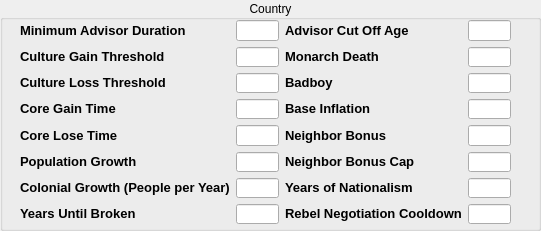
  <widget class="QGroupBox" name="groupBox_4">
   <property name="geometry">
    <rect>
     <x>0</x>
     <y>1190</y>
     <width>541</width>
     <height>231</height>
    </rect>
   </property>
   <property name="title">
    <string>Country</string>
   </property>
   <property name="alignment">
    <set>Qt::AlignCenter</set>
   </property>
   <widget class="QWidget" name="gridLayoutWidget_4">
    <property name="geometry">
     <rect>
      <x>20</x>
      <y>20</y>
      <width>491</width>
      <height>204</height>
     </rect>
    </property>
    <layout class="QGridLayout" name="gridLayout_4">
     <item row="0" column="0">
      <widget class="QLabel" name="label_69">
       <property name="text">
        <string>&lt;!DOCTYPE HTML PUBLIC &quot;-//W3C//DTD HTML 4.0//EN&quot; &quot;http://www.w3.org/TR/REC-html40/strict.dtd&quot;&gt;
&lt;html&gt;&lt;head&gt;&lt;meta name=&quot;qrichtext&quot; content=&quot;1&quot; /&gt;&lt;style type=&quot;text/css&quot;&gt;
p, li { white-space: pre-wrap; }
&lt;/style&gt;&lt;/head&gt;&lt;body style=&quot; font-family:'MS Shell Dlg 2'; font-size:8.25pt; font-weight:400; font-style:normal;&quot;&gt;
&lt;p style=&quot; margin-top:0px; margin-bottom:0px; margin-left:0px; margin-right:0px; -qt-block-indent:0; text-indent:0px;&quot;&gt;&lt;span style=&quot; font-size:10pt; font-weight:600;&quot;&gt;Minimum Advisor Duration&lt;/span&gt;&lt;/p&gt;&lt;/body&gt;&lt;/html&gt;</string>
       </property>
      </widget>
     </item>
     <item row="0" column="1">
      <widget class="QLineEdit" name="lineEdit_66"/>
     </item>
     <item row="0" column="2">
      <widget class="QLabel" name="label_70">
       <property name="text">
        <string>&lt;!DOCTYPE HTML PUBLIC &quot;-//W3C//DTD HTML 4.0//EN&quot; &quot;http://www.w3.org/TR/REC-html40/strict.dtd&quot;&gt;
&lt;html&gt;&lt;head&gt;&lt;meta name=&quot;qrichtext&quot; content=&quot;1&quot; /&gt;&lt;style type=&quot;text/css&quot;&gt;
p, li { white-space: pre-wrap; }
&lt;/style&gt;&lt;/head&gt;&lt;body style=&quot; font-family:'MS Shell Dlg 2'; font-size:8.25pt; font-weight:400; font-style:normal;&quot;&gt;
&lt;p style=&quot; margin-top:0px; margin-bottom:0px; margin-left:0px; margin-right:0px; -qt-block-indent:0; text-indent:0px;&quot;&gt;&lt;span style=&quot; font-size:10pt; font-weight:600;&quot;&gt;Advisor Cut Off Age&lt;/span&gt;&lt;/p&gt;&lt;/body&gt;&lt;/html&gt;</string>
       </property>
      </widget>
     </item>
     <item row="0" column="3">
      <widget class="QLineEdit" name="lineEdit_67"/>
     </item>
     <item row="1" column="1">
      <widget class="QLineEdit" name="lineEdit_68"/>
     </item>
     <item row="1" column="3">
      <widget class="QLineEdit" name="lineEdit_69"/>
     </item>
     <item row="2" column="1">
      <widget class="QLineEdit" name="lineEdit_70"/>
     </item>
     <item row="2" column="2">
      <widget class="QLabel" name="label_74">
       <property name="text">
        <string>&lt;!DOCTYPE HTML PUBLIC &quot;-//W3C//DTD HTML 4.0//EN&quot; &quot;http://www.w3.org/TR/REC-html40/strict.dtd&quot;&gt;
&lt;html&gt;&lt;head&gt;&lt;meta name=&quot;qrichtext&quot; content=&quot;1&quot; /&gt;&lt;style type=&quot;text/css&quot;&gt;
p, li { white-space: pre-wrap; }
&lt;/style&gt;&lt;/head&gt;&lt;body style=&quot; font-family:'MS Shell Dlg 2'; font-size:8.25pt; font-weight:400; font-style:normal;&quot;&gt;
&lt;p style=&quot; margin-top:0px; margin-bottom:0px; margin-left:0px; margin-right:0px; -qt-block-indent:0; text-indent:0px;&quot;&gt;&lt;span style=&quot; font-size:10pt; font-weight:600;&quot;&gt;Badboy&lt;/span&gt;&lt;/p&gt;&lt;/body&gt;&lt;/html&gt;</string>
       </property>
      </widget>
     </item>
     <item row="2" column="3">
      <widget class="QLineEdit" name="lineEdit_71"/>
     </item>
     <item row="3" column="1">
      <widget class="QLineEdit" name="lineEdit_94"/>
     </item>
     <item row="3" column="3">
      <widget class="QLineEdit" name="lineEdit_95"/>
     </item>
     <item row="2" column="0">
      <widget class="QLabel" name="label_71">
       <property name="text">
        <string>&lt;!DOCTYPE HTML PUBLIC &quot;-//W3C//DTD HTML 4.0//EN&quot; &quot;http://www.w3.org/TR/REC-html40/strict.dtd&quot;&gt;
&lt;html&gt;&lt;head&gt;&lt;meta name=&quot;qrichtext&quot; content=&quot;1&quot; /&gt;&lt;style type=&quot;text/css&quot;&gt;
p, li { white-space: pre-wrap; }
&lt;/style&gt;&lt;/head&gt;&lt;body style=&quot; font-family:'MS Shell Dlg 2'; font-size:8.25pt; font-weight:400; font-style:normal;&quot;&gt;
&lt;p style=&quot; margin-top:0px; margin-bottom:0px; margin-left:0px; margin-right:0px; -qt-block-indent:0; text-indent:0px;&quot;&gt;&lt;span style=&quot; font-size:10pt; font-weight:600;&quot;&gt;Culture Loss Threshold&lt;/span&gt;&lt;/p&gt;&lt;/body&gt;&lt;/html&gt;</string>
       </property>
      </widget>
     </item>
     <item row="1" column="0">
      <widget class="QLabel" name="label_72">
       <property name="text">
        <string>&lt;!DOCTYPE HTML PUBLIC &quot;-//W3C//DTD HTML 4.0//EN&quot; &quot;http://www.w3.org/TR/REC-html40/strict.dtd&quot;&gt;
&lt;html&gt;&lt;head&gt;&lt;meta name=&quot;qrichtext&quot; content=&quot;1&quot; /&gt;&lt;style type=&quot;text/css&quot;&gt;
p, li { white-space: pre-wrap; }
&lt;/style&gt;&lt;/head&gt;&lt;body style=&quot; font-family:'MS Shell Dlg 2'; font-size:8.25pt; font-weight:400; font-style:normal;&quot;&gt;
&lt;p style=&quot; margin-top:0px; margin-bottom:0px; margin-left:0px; margin-right:0px; -qt-block-indent:0; text-indent:0px;&quot;&gt;&lt;span style=&quot; font-size:10pt; font-weight:600;&quot;&gt;Culture Gain Threshold&lt;/span&gt;&lt;/p&gt;&lt;/body&gt;&lt;/html&gt;</string>
       </property>
      </widget>
     </item>
     <item row="1" column="2">
      <widget class="QLabel" name="label_73">
       <property name="text">
        <string>&lt;!DOCTYPE HTML PUBLIC &quot;-//W3C//DTD HTML 4.0//EN&quot; &quot;http://www.w3.org/TR/REC-html40/strict.dtd&quot;&gt;
&lt;html&gt;&lt;head&gt;&lt;meta name=&quot;qrichtext&quot; content=&quot;1&quot; /&gt;&lt;style type=&quot;text/css&quot;&gt;
p, li { white-space: pre-wrap; }
&lt;/style&gt;&lt;/head&gt;&lt;body style=&quot; font-family:'MS Shell Dlg 2'; font-size:8.25pt; font-weight:400; font-style:normal;&quot;&gt;
&lt;p style=&quot; margin-top:0px; margin-bottom:0px; margin-left:0px; margin-right:0px; -qt-block-indent:0; text-indent:0px;&quot;&gt;&lt;span style=&quot; font-size:10pt; font-weight:600;&quot;&gt;Monarch Death&lt;/span&gt;&lt;/p&gt;&lt;/body&gt;&lt;/html&gt;</string>
       </property>
      </widget>
     </item>
     <item row="3" column="2">
      <widget class="QLabel" name="label_97">
       <property name="text">
        <string>&lt;!DOCTYPE HTML PUBLIC &quot;-//W3C//DTD HTML 4.0//EN&quot; &quot;http://www.w3.org/TR/REC-html40/strict.dtd&quot;&gt;
&lt;html&gt;&lt;head&gt;&lt;meta name=&quot;qrichtext&quot; content=&quot;1&quot; /&gt;&lt;style type=&quot;text/css&quot;&gt;
p, li { white-space: pre-wrap; }
&lt;/style&gt;&lt;/head&gt;&lt;body style=&quot; font-family:'MS Shell Dlg 2'; font-size:8.25pt; font-weight:400; font-style:normal;&quot;&gt;
&lt;p style=&quot; margin-top:0px; margin-bottom:0px; margin-left:0px; margin-right:0px; -qt-block-indent:0; text-indent:0px;&quot;&gt;&lt;span style=&quot; font-size:10pt; font-weight:600;&quot;&gt;Base Inflation&lt;/span&gt;&lt;/p&gt;&lt;/body&gt;&lt;/html&gt;</string>
       </property>
      </widget>
     </item>
     <item row="3" column="0">
      <widget class="QLabel" name="label_98">
       <property name="text">
        <string>&lt;!DOCTYPE HTML PUBLIC &quot;-//W3C//DTD HTML 4.0//EN&quot; &quot;http://www.w3.org/TR/REC-html40/strict.dtd&quot;&gt;
&lt;html&gt;&lt;head&gt;&lt;meta name=&quot;qrichtext&quot; content=&quot;1&quot; /&gt;&lt;style type=&quot;text/css&quot;&gt;
p, li { white-space: pre-wrap; }
&lt;/style&gt;&lt;/head&gt;&lt;body style=&quot; font-family:'MS Shell Dlg 2'; font-size:8.25pt; font-weight:400; font-style:normal;&quot;&gt;
&lt;p style=&quot; margin-top:0px; margin-bottom:0px; margin-left:0px; margin-right:0px; -qt-block-indent:0; text-indent:0px;&quot;&gt;&lt;span style=&quot; font-size:10pt; font-weight:600;&quot;&gt;Core Gain Time&lt;/span&gt;&lt;/p&gt;&lt;/body&gt;&lt;/html&gt;</string>
       </property>
      </widget>
     </item>
     <item row="4" column="0">
      <widget class="QLabel" name="label_99">
       <property name="text">
        <string>&lt;!DOCTYPE HTML PUBLIC &quot;-//W3C//DTD HTML 4.0//EN&quot; &quot;http://www.w3.org/TR/REC-html40/strict.dtd&quot;&gt;
&lt;html&gt;&lt;head&gt;&lt;meta name=&quot;qrichtext&quot; content=&quot;1&quot; /&gt;&lt;style type=&quot;text/css&quot;&gt;
p, li { white-space: pre-wrap; }
&lt;/style&gt;&lt;/head&gt;&lt;body style=&quot; font-family:'MS Shell Dlg 2'; font-size:8.25pt; font-weight:400; font-style:normal;&quot;&gt;
&lt;p style=&quot; margin-top:0px; margin-bottom:0px; margin-left:0px; margin-right:0px; -qt-block-indent:0; text-indent:0px;&quot;&gt;&lt;span style=&quot; font-size:10pt; font-weight:600;&quot;&gt;Core Lose Time&lt;/span&gt;&lt;/p&gt;&lt;/body&gt;&lt;/html&gt;</string>
       </property>
      </widget>
     </item>
     <item row="4" column="1">
      <widget class="QLineEdit" name="lineEdit_96"/>
     </item>
     <item row="4" column="2">
      <widget class="QLabel" name="label_100">
       <property name="text">
        <string>&lt;!DOCTYPE HTML PUBLIC &quot;-//W3C//DTD HTML 4.0//EN&quot; &quot;http://www.w3.org/TR/REC-html40/strict.dtd&quot;&gt;
&lt;html&gt;&lt;head&gt;&lt;meta name=&quot;qrichtext&quot; content=&quot;1&quot; /&gt;&lt;style type=&quot;text/css&quot;&gt;
p, li { white-space: pre-wrap; }
&lt;/style&gt;&lt;/head&gt;&lt;body style=&quot; font-family:'MS Shell Dlg 2'; font-size:8.25pt; font-weight:400; font-style:normal;&quot;&gt;
&lt;p style=&quot; margin-top:0px; margin-bottom:0px; margin-left:0px; margin-right:0px; -qt-block-indent:0; text-indent:0px;&quot;&gt;&lt;span style=&quot; font-size:10pt; font-weight:600;&quot;&gt;Neighbor Bonus&lt;/span&gt;&lt;/p&gt;&lt;/body&gt;&lt;/html&gt;</string>
       </property>
      </widget>
     </item>
     <item row="5" column="2">
      <widget class="QLabel" name="label_101">
       <property name="text">
        <string>&lt;!DOCTYPE HTML PUBLIC &quot;-//W3C//DTD HTML 4.0//EN&quot; &quot;http://www.w3.org/TR/REC-html40/strict.dtd&quot;&gt;
&lt;html&gt;&lt;head&gt;&lt;meta name=&quot;qrichtext&quot; content=&quot;1&quot; /&gt;&lt;style type=&quot;text/css&quot;&gt;
p, li { white-space: pre-wrap; }
&lt;/style&gt;&lt;/head&gt;&lt;body style=&quot; font-family:'MS Shell Dlg 2'; font-size:8.25pt; font-weight:400; font-style:normal;&quot;&gt;
&lt;p style=&quot; margin-top:0px; margin-bottom:0px; margin-left:0px; margin-right:0px; -qt-block-indent:0; text-indent:0px;&quot;&gt;&lt;span style=&quot; font-size:10pt; font-weight:600;&quot;&gt;Neighbor Bonus Cap&lt;/span&gt;&lt;/p&gt;&lt;/body&gt;&lt;/html&gt;</string>
       </property>
      </widget>
     </item>
     <item row="5" column="3">
      <widget class="QLineEdit" name="lineEdit_97"/>
     </item>
     <item row="5" column="0">
      <widget class="QLabel" name="label_102">
       <property name="text">
        <string>&lt;!DOCTYPE HTML PUBLIC &quot;-//W3C//DTD HTML 4.0//EN&quot; &quot;http://www.w3.org/TR/REC-html40/strict.dtd&quot;&gt;
&lt;html&gt;&lt;head&gt;&lt;meta name=&quot;qrichtext&quot; content=&quot;1&quot; /&gt;&lt;style type=&quot;text/css&quot;&gt;
p, li { white-space: pre-wrap; }
&lt;/style&gt;&lt;/head&gt;&lt;body style=&quot; font-family:'MS Shell Dlg 2'; font-size:8.25pt; font-weight:400; font-style:normal;&quot;&gt;
&lt;p style=&quot; margin-top:0px; margin-bottom:0px; margin-left:0px; margin-right:0px; -qt-block-indent:0; text-indent:0px;&quot;&gt;&lt;span style=&quot; font-size:10pt; font-weight:600;&quot;&gt;Population Growth&lt;/span&gt;&lt;/p&gt;&lt;/body&gt;&lt;/html&gt;</string>
       </property>
      </widget>
     </item>
     <item row="4" column="3">
      <widget class="QLineEdit" name="lineEdit_98"/>
     </item>
     <item row="5" column="1">
      <widget class="QLineEdit" name="lineEdit_99"/>
     </item>
     <item row="6" column="0">
      <widget class="QLabel" name="label_103">
       <property name="text">
        <string>&lt;!DOCTYPE HTML PUBLIC &quot;-//W3C//DTD HTML 4.0//EN&quot; &quot;http://www.w3.org/TR/REC-html40/strict.dtd&quot;&gt;
&lt;html&gt;&lt;head&gt;&lt;meta name=&quot;qrichtext&quot; content=&quot;1&quot; /&gt;&lt;style type=&quot;text/css&quot;&gt;
p, li { white-space: pre-wrap; }
&lt;/style&gt;&lt;/head&gt;&lt;body style=&quot; font-family:'MS Shell Dlg 2'; font-size:8.25pt; font-weight:400; font-style:normal;&quot;&gt;
&lt;p style=&quot; margin-top:0px; margin-bottom:0px; margin-left:0px; margin-right:0px; -qt-block-indent:0; text-indent:0px;&quot;&gt;&lt;span style=&quot; font-size:10pt; font-weight:600;&quot;&gt;Colonial Growth (People per Year)&lt;/span&gt;&lt;/p&gt;&lt;/body&gt;&lt;/html&gt;</string>
       </property>
      </widget>
     </item>
     <item row="6" column="1">
      <widget class="QLineEdit" name="lineEdit_100"/>
     </item>
     <item row="6" column="2">
      <widget class="QLabel" name="label_104">
       <property name="text">
        <string>&lt;!DOCTYPE HTML PUBLIC &quot;-//W3C//DTD HTML 4.0//EN&quot; &quot;http://www.w3.org/TR/REC-html40/strict.dtd&quot;&gt;
&lt;html&gt;&lt;head&gt;&lt;meta name=&quot;qrichtext&quot; content=&quot;1&quot; /&gt;&lt;style type=&quot;text/css&quot;&gt;
p, li { white-space: pre-wrap; }
&lt;/style&gt;&lt;/head&gt;&lt;body style=&quot; font-family:'MS Shell Dlg 2'; font-size:8.25pt; font-weight:400; font-style:normal;&quot;&gt;
&lt;p style=&quot; margin-top:0px; margin-bottom:0px; margin-left:0px; margin-right:0px; -qt-block-indent:0; text-indent:0px;&quot;&gt;&lt;span style=&quot; font-size:10pt; font-weight:600;&quot;&gt;Years of Nationalism&lt;/span&gt;&lt;/p&gt;&lt;/body&gt;&lt;/html&gt;</string>
       </property>
      </widget>
     </item>
     <item row="6" column="3">
      <widget class="QLineEdit" name="lineEdit_101"/>
     </item>
     <item row="7" column="0">
      <widget class="QLabel" name="label_105">
       <property name="text">
        <string>&lt;!DOCTYPE HTML PUBLIC &quot;-//W3C//DTD HTML 4.0//EN&quot; &quot;http://www.w3.org/TR/REC-html40/strict.dtd&quot;&gt;
&lt;html&gt;&lt;head&gt;&lt;meta name=&quot;qrichtext&quot; content=&quot;1&quot; /&gt;&lt;style type=&quot;text/css&quot;&gt;
p, li { white-space: pre-wrap; }
&lt;/style&gt;&lt;/head&gt;&lt;body style=&quot; font-family:'MS Shell Dlg 2'; font-size:8.25pt; font-weight:400; font-style:normal;&quot;&gt;
&lt;p style=&quot; margin-top:0px; margin-bottom:0px; margin-left:0px; margin-right:0px; -qt-block-indent:0; text-indent:0px;&quot;&gt;&lt;span style=&quot; font-size:10pt; font-weight:600;&quot;&gt;Years Until Broken&lt;/span&gt;&lt;/p&gt;&lt;/body&gt;&lt;/html&gt;</string>
       </property>
      </widget>
     </item>
     <item row="7" column="1">
      <widget class="QLineEdit" name="lineEdit_102"/>
     </item>
     <item row="7" column="3">
      <widget class="QLineEdit" name="lineEdit_103"/>
     </item>
     <item row="7" column="2">
      <widget class="QLabel" name="label_106">
       <property name="text">
        <string>&lt;!DOCTYPE HTML PUBLIC &quot;-//W3C//DTD HTML 4.0//EN&quot; &quot;http://www.w3.org/TR/REC-html40/strict.dtd&quot;&gt;
&lt;html&gt;&lt;head&gt;&lt;meta name=&quot;qrichtext&quot; content=&quot;1&quot; /&gt;&lt;style type=&quot;text/css&quot;&gt;
p, li { white-space: pre-wrap; }
&lt;/style&gt;&lt;/head&gt;&lt;body style=&quot; font-family:'MS Shell Dlg 2'; font-size:8.25pt; font-weight:400; font-style:normal;&quot;&gt;
&lt;p style=&quot; margin-top:0px; margin-bottom:0px; margin-left:0px; margin-right:0px; -qt-block-indent:0; text-indent:0px;&quot;&gt;&lt;span style=&quot; font-size:10pt; font-weight:600;&quot;&gt;Rebel Negotiation Cooldown&lt;/span&gt;&lt;/p&gt;&lt;/body&gt;&lt;/html&gt;</string>
       </property>
      </widget>
     </item>
    </layout>
   </widget>
  </widget>
